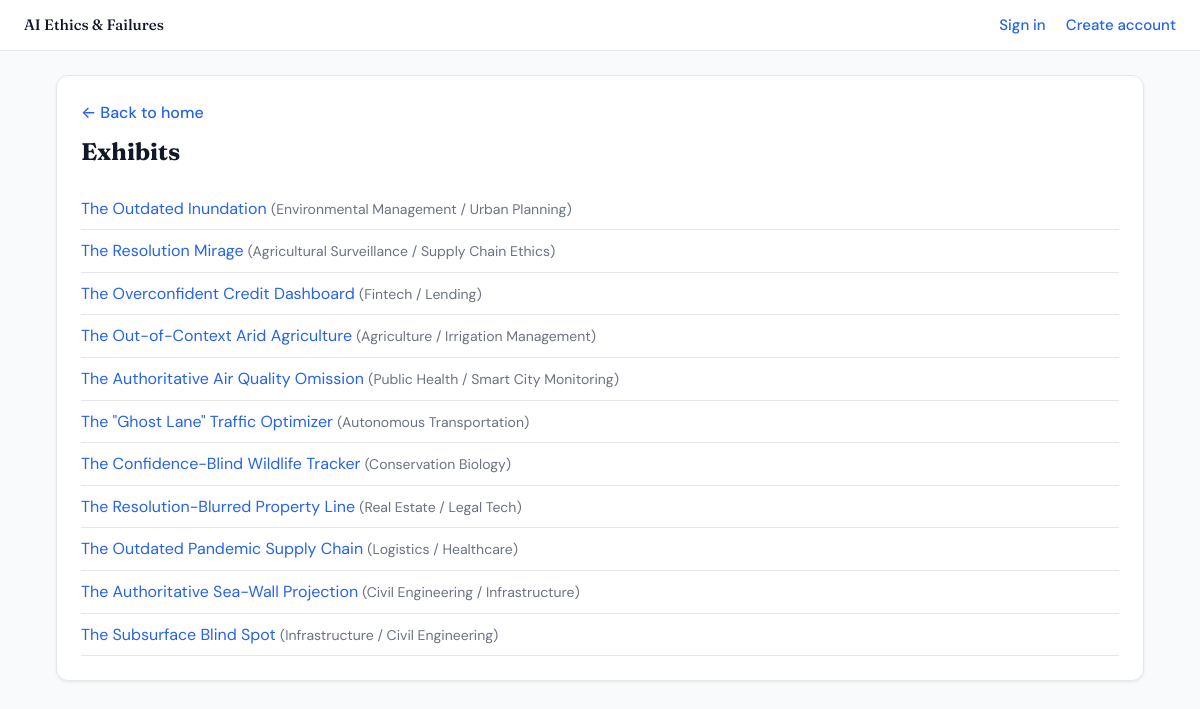
Page /exhibits/ on the earlier database version.
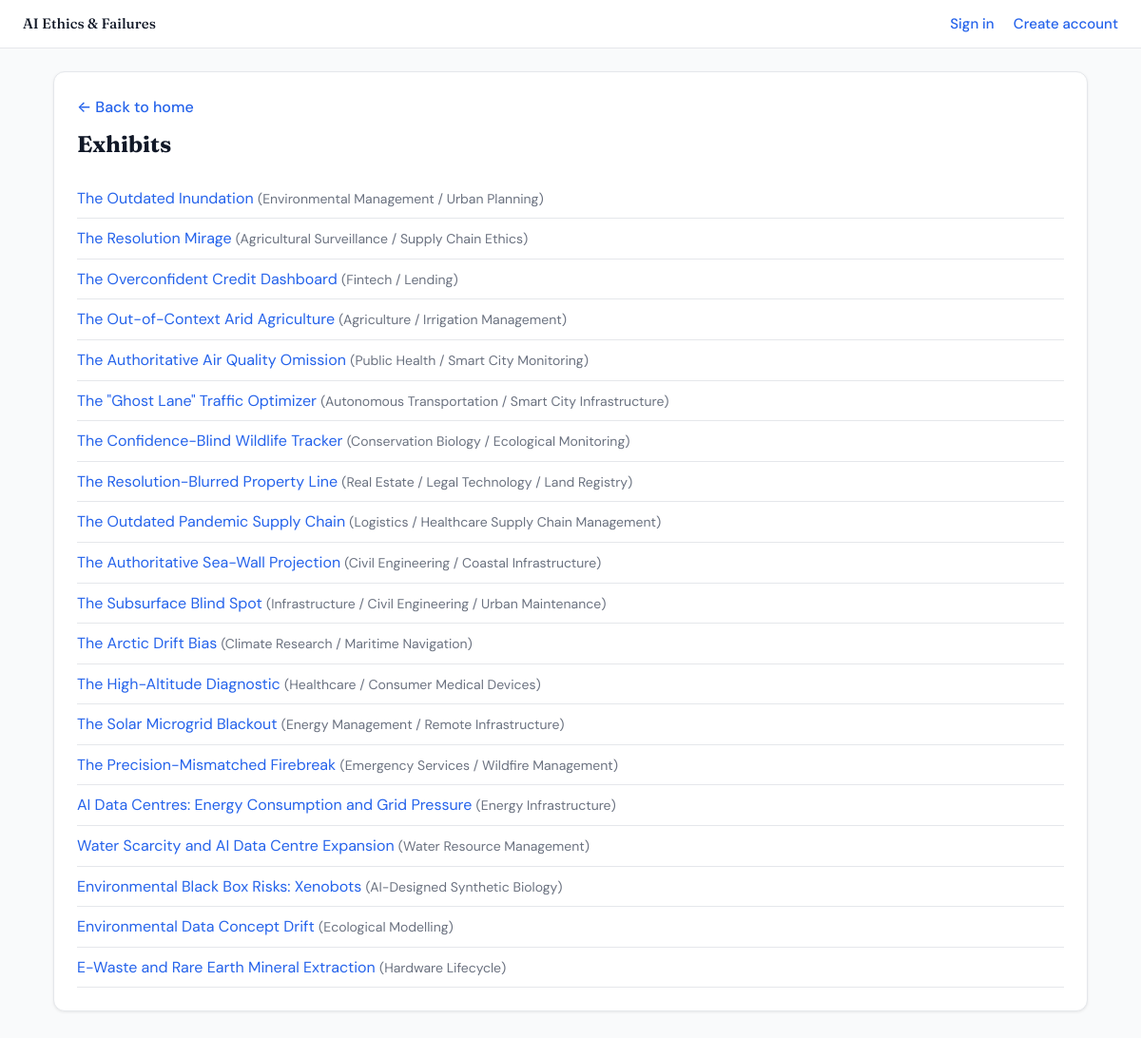
Same page on the later database version.
### exhibits/models.py (models this page shows, shortened)
class Exhibit(models.Model):
    title = models.CharField(max_length=200)
    domain = models.CharField(max_length=100)
    deployment_context = models.TextField()
    intended_use = models.TextField()
    system_type = models.CharField(max_length=100)
    inputs_and_assumptions = models.TextField()
    outputs_presented = models.TextField()
    failure_description = models.TextField()
    detection_method = models.TextField()
    affected_parties = models.TextField()
    contributing_factors = models.TextField()
    lessons_learned = models.TextField()
    image = models.ImageField(upload_to='exhibits/images/', blank=True, null=True, help_text="Image representing this exhibit")
    image_reference = models.CharField(max_length=200, blank=True, null=True, help_text="Reference/attribution for the image")
    supporting_artefacts = models.JSONField(default=list, blank=True, help_text="List of supporting artefact links")
    data_issues = models.TextField(blank=True, help_text="Data-related issues that contributed to the failure")
    technical_choices = models.TextField(blank=True, help_text="Technical choices that contributed to the failure")
    organizational_factors = models.TextField(blank=True, help_text="Organizational and governance factors")
    timeline = models.TextField(blank=True, help_text="Timeline of failure and aftermath")
    created_at = models.DateTimeField(auto_now_add=True)

### exhibits/views.py (the view)
# urls.py: path("", views.exhibit_list, name="list"),
def exhibit_list(request):
    exhibits = Exhibit.objects.all()
    return render(request, "exhibits/exhibit_list.html", {
        "exhibits": exhibits
    })

### exhibits/context_processors.py (called while the page is built)
def user_profile(request):
    if request.user.is_authenticated:
        from .models import UserProfile
        profile, _ = UserProfile.objects.get_or_create(user=request.user, defaults={"access_level": "user"})
        return {"user_profile": profile}
    return {"user_profile": None}

### exhibits/templates/exhibits/exhibit_list.html (shortened to what this page needs)
{% extends "exhibits/base.html" %}
{% load static %}
{% block content %}
<div class="wrap">
    <div class="panel">
        <a href="{% url 'home' %}" class="back-link">← Back to home</a>
        <h1 class="page-title">Exhibits</h1>
        <ul style="list-style: none; padding: 0; margin: 0;">
            {% for exhibit in exhibits %}
            <li style="padding: 0.5rem 0; border-bottom: 1px solid var(--site-border);">
                <a href="{% url 'exhibits:detail' exhibit.id %}">{{ exhibit.title }}</a>
                <span style="color: var(--site-text-muted); font-size: 0.875rem;"> ({{ exhibit.domain }})</span>
            </li>
            {% empty %}
            <li style="color: var(--site-text-muted);">No exhibits yet.</li>
            {% endfor %}
        </ul>
    </div>
</div>
{% endblock %}

Differences in the rows shown:
changed Exhibit "The \"Ghost Lane\" Traffic Optimizer": domain "Autonomous Transportation" → "Autonomous Transportation / Smart City Infrastructure"
changed Exhibit "The Confidence-Blind Wildlife Tracker": domain "Conservation Biology" → "Conservation Biology / Ecological Monitoring"
changed Exhibit "The Resolution-Blurred Property Line": domain "Real Estate / Legal Tech" → "Real Estate / Legal Technology / Land Registry"
changed Exhibit "The Outdated Pandemic Supply Chain": domain "Logistics / Healthcare" → "Logistics / Healthcare Supply Chain Management"
changed Exhibit "The Authoritative Sea-Wall Projection": domain "Civil Engineering / Infrastructure" → "Civil Engineering / Coastal Infrastructure"
changed Exhibit "The Subsurface Blind Spot": domain "Infrastructure / Civil Engineering" → "Infrastructure / Civil Engineering / Urban Maintenance"
added Exhibit: title "The Arctic Drift Bias", domain "Climate Research / Maritime Navigation"
added Exhibit: title "The High-Altitude Diagnostic", domain "Healthcare / Consumer Medical Devices"
added Exhibit: title "The Solar Microgrid Blackout", domain "Energy Management / Remote Infrastructure"
added Exhibit: title "The Precision-Mismatched Firebreak", domain "Emergency Services / Wildfire Management"
added Exhibit: title "AI Data Centres: Energy Consumption and Grid Pressure", domain "Energy Infrastructure"
added Exhibit: title "Water Scarcity and AI Data Centre Expansion", domain "Water Resource Management"
added Exhibit: title "Environmental Black Box Risks: Xenobots", domain "AI-Designed Synthetic Biology"
added Exhibit: title "Environmental Data Concept Drift", domain "Ecological Modelling"
added Exhibit: title "E-Waste and Rare Earth Mineral Extraction", domain "Hardware Lifecycle"
